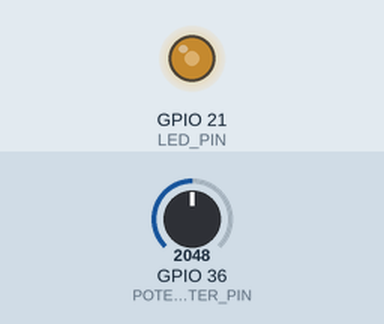
The sketch below on a simulated ESP32. Parts: output pins drawn as LEDs (lit = HIGH). The inputs (shaded band) are chosen by the test bench; at power-on: GPIO 36 (POTENTIOMETER_PIN) = 2048.

Above: at 1.2 s.
1.3 s: GPIO 36 (POTENTIOMETER_PIN) set to 2866
At 2.5 s:
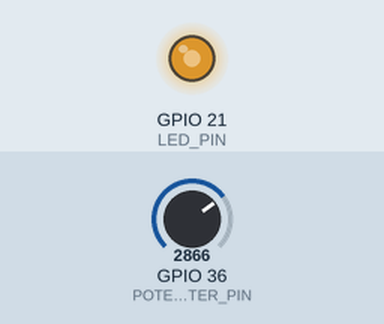
2.8 s: GPIO 36 (POTENTIOMETER_PIN) set to 3603
At 3.6 s:
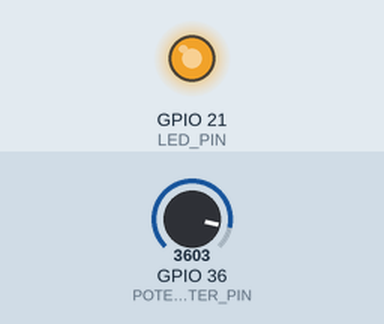
4.3 s: GPIO 36 (POTENTIOMETER_PIN) set to 491
At 4.8 s:
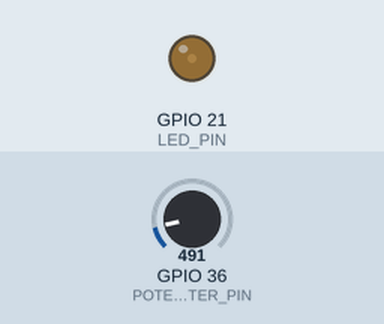
5.8 s: GPIO 36 (POTENTIOMETER_PIN) set to 0
At 6.8 s:
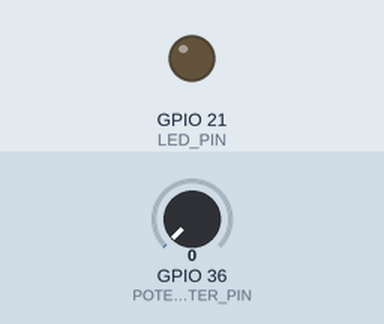
7.3 s: GPIO 36 (POTENTIOMETER_PIN) set to 2047
At 7.9 s:
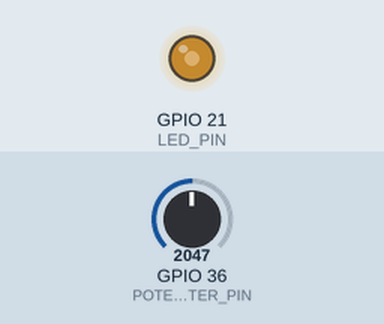
Timing chart, 0 to 9.8 s (numbered marks = the images above; inputs shaded):
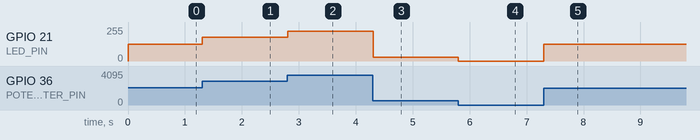

Measured:
- after the input at 1.3 s, GPIO 21 (LED_PIN): 127/255 → 177/255 at once
- after the input at 2.8 s, GPIO 21 (LED_PIN): 177/255 → 223/255 at once
- after the input at 4.3 s, GPIO 21 (LED_PIN): 223/255 → 30/255 at once
- after the input at 5.8 s, GPIO 21 (LED_PIN): 30/255 → 0/255 at once
- after the input at 7.3 s, GPIO 21 (LED_PIN): 0/255 → 127/255 at once

The sketch:

pwm_led.ino
```cpp
#include <Arduino.h> // Asegura compatibilidad

// Pines
#define POTENTIOMETER_PIN 36
#define LED_PIN           21

// Configuración del PWM (LEDC)
#define PWM_CHANNEL       0
#define PWM_FREQ_HZ       5000
#define PWM_RESOLUTION_BITS 8

void setup() {
  analogSetAttenuation(ADC_11db);

  ledcSetup(PWM_CHANNEL, PWM_FREQ_HZ, PWM_RESOLUTION_BITS);
  ledcAttachPin(LED_PIN, PWM_CHANNEL);
}

void loop() {
  int sensorValue = analogRead(POTENTIOMETER_PIN);
  int brightness = map(sensorValue, 0, 4095, 0, (1 << PWM_RESOLUTION_BITS) - 1);
  ledcWrite(PWM_CHANNEL, brightness);
  delay(10);
}
```
